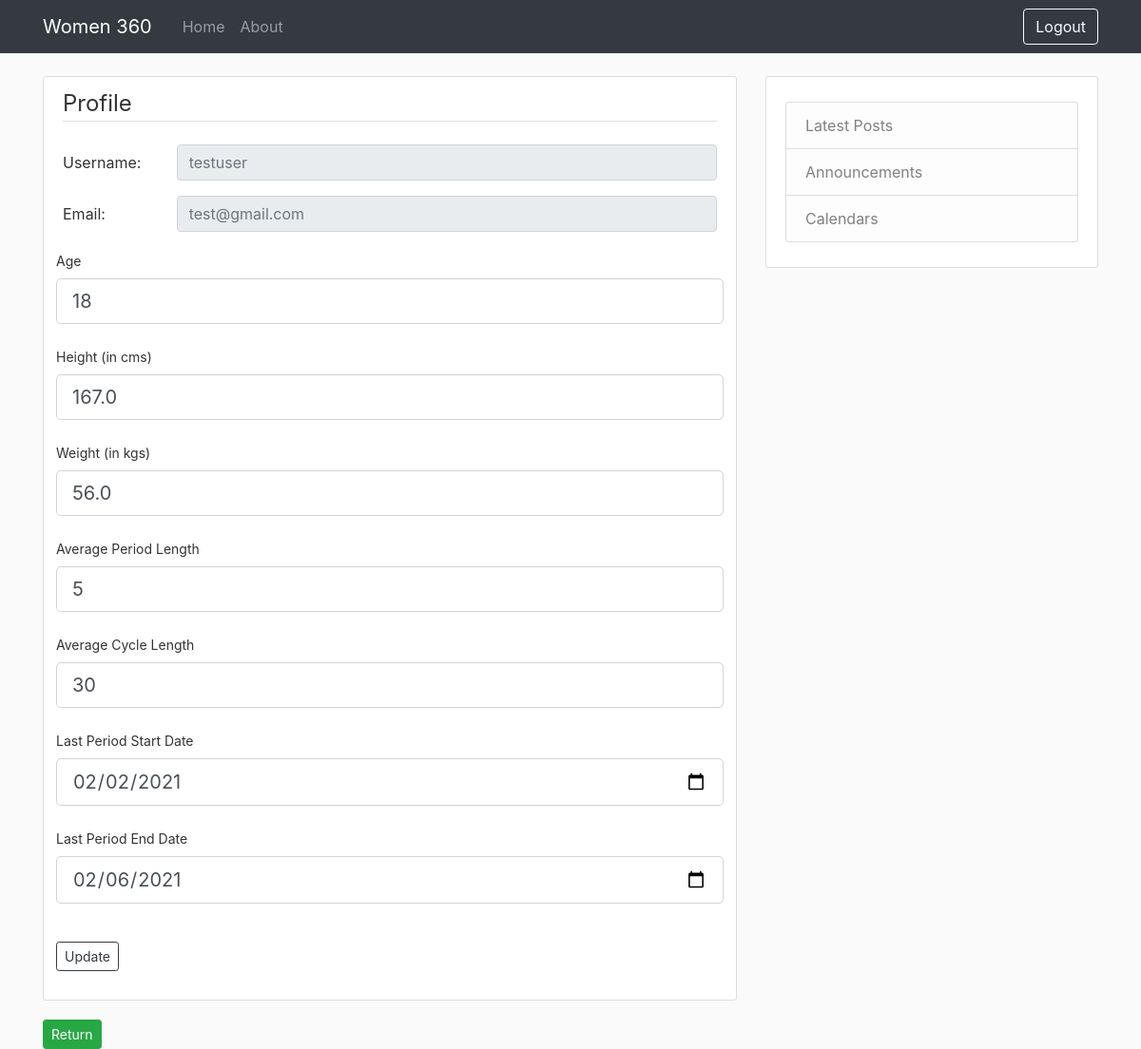
The app's page /update (signed in) with its own data.
### women360/models.py (models this page shows, shortened)
class User(db.Model, UserMixin):
    id = db.Column(db.Integer, primary_key=True)
    username = db.Column(db.String(20), unique=True, nullable=False)
    email = db.Column(db.String(120), unique=True, nullable=False)
    password = db.Column(db.String(60), nullable=False)
    fitnessData = db.relationship('FitnessData', backref='user')
    menstruationData = db.relationship('MenstruationData', backref='user')
    predictions = db.relationship('Predictions', backref='user')
    healthData = db.relationship('HealthData', backref='user')

class FitnessData(db.Model, UserMixin):
    id = db.Column(db.Integer, primary_key=True)
    timestamp = db.Column(db.DateTime(), default=datetime.datetime.utcnow)
    user_id = db.Column(db.Integer, db.ForeignKey('user.id'))
    age = db.Column(db.Integer, default = None)
    height = db.Column(db.Float, default = None)
    weight = db.Column(db.Float, default = None)
    avgPeriodLen = db.Column(db.Integer, default = None)
    avgCycleLen = db.Column(db.Integer, default = None)
    lastPeriodStart = db.Column(db.Date(), default = None)
    lastPeriodEnd = db.Column(db.Date(), default = None)

### women360/users/routes.py (the view)
@users.route("/update", methods=['GET', 'POST'])
@login_required
def update():
    fitnessData = FitnessData.query.filter_by(user_id=current_user.id).first()
    form = DataForm()
    if request.method == 'POST' and form.validate_on_submit():
        date_format = "%Y-%m-%d"
        startDate = datetime.strptime(escape(form.lastPeriodStart.data), date_format)
        endDate = datetime.strptime(escape(form.lastPeriodEnd.data), date_format)
        if fitnessData is None:
            fitnessData = FitnessData(user_id = current_user.id)
            db.session.add(fitnessData)
        fitnessData.age = form.age.data
        fitnessData.height = form.height.data
        fitnessData.weight = form.weight.data
        fitnessData.avgCycleLen = form.avgCycleLen.data
        fitnessData.avgPeriodLen = form.avgPeriodLen.data
        fitnessData.lastPeriodStart = startDate
        fitnessData.lastPeriodEnd = endDate
        predictions = Predictions.query.filter_by(user_id=current_user.id).first()
        if predictions is None:
            predictions = Predictions(user_id = current_user.id)
            db.session.add(predictions)
        predictions.updateNextPeriod([], fitnessData)
        db.session.commit()
        flash('Information successfully updated!')
        return redirect(url_for('home.homepage'))
    elif request.method == 'GET' and fitnessData:
        form.age.data = fitnessData.age
        form.height.data = fitnessData.height
        form.weight.data = fitnessData.weight
        form.avgCycleLen.data = fitnessData.avgCycleLen
        form.avgPeriodLen.data = fitnessData.avgPeriodLen
        form.lastPeriodStart.data = fitnessData.lastPeriodStart
        form.lastPeriodEnd.data = fitnessData.lastPeriodEnd
    return render_template('updateInfo.html', title='Update Profile', form=form, name = current_user.username, email = current_user.email, update = True)

### women360/users/forms.py (shortened to what this page needs)
class DataForm(FlaskForm):
    age = IntegerField('Age', validators = [DataRequired()])
    height = FloatField('Height (in cms)', validators=[DataRequired()])
    weight = FloatField('Weight (in kgs)', validators=[DataRequired()])
    avgPeriodLen = IntegerField('Average Period Length', validators=[DataRequired(), NumberRange(1, 15, "Inappropriate "
                                                                                                        "Period "
                                                                                                        "Length")])
    avgCycleLen = IntegerField('Average Cycle Length', validators=[DataRequired()])
    lastPeriodStart = DateField('Last Period Start Date', validators=[DataRequired()], format='%Y-%m-%d')
    lastPeriodEnd = DateField('Last Period End Date', validators=[DataRequired()], format='%Y-%m-%d')
    submit = SubmitField('Update')

### women360/models.py (called while the page is built)
@login_manager.user_loader
def load_user(user_id):
    return User.query.get(int(user_id))

### women360/templates/updateInfo.html (shortened to what this page needs)
{% extends "layout.html" %}
{% block content %}
    <div class="content-section">
        <form method="POST" action="">
            <fieldset class="form-group">
                <legend class="border-bottom mb-4">Profile</legend>
                <div class="form-group row">
                    <label class="col-sm-2 col-form-label">Username:</label>
                    <div class="col-sm-10">
                      <input class="form-control" type="text" placeholder= {{name}} readonly>
                    </div>
                </div>
                <div class="form-group row">
                    <label class="col-sm-2 col-form-label">Email:</label>
                    <div class="col-sm-10">
                    <input class="form-control" type="text" placeholder= {{email}} readonly>
                    </div>
                </div>
                <div class="form-group row form-control-sm">
                    {{ form.age.label(class="form-control-label") }}
                    {% if form.age.errors %}
                        {{ form.age(class="form-control form-control-lg is-invalid") }}
                        <div class="invalid-feedback">
                            {% for error in form.age.errors %}
                                <span>{{ error }}</span>
                            {% endfor %}
                        </div>
                    {% else %}
                        {{ form.age(class="form-control form-control-lg") }}
                    {% endif %}
                </div>
                <div class="form-group row form-control-sm">
                    {{ form.height.label(class="form-control-label") }}
                    {% if form.height.errors %}
                        {{ form.height(class="form-control form-control-lg is-invalid") }}
                        <div class="invalid-feedback">
                            {% for error in form.height.errors %}
                                <span>{{ error }}</span>
                            {% endfor %}
                        </div>
                    {% else %}
                        {{ form.height(class="form-control form-control-lg") }}
                    {% endif %}
                </div>
                <div class="form-group row form-control-sm">
                    {{ form.weight.label(class="form-control-label") }}
                    {% if form.weight.errors %}
                        {{ form.weight(class="form-control form-control-lg is-invalid") }}
                        <div class="invalid-feedback">
                            {% for error in form.weight.errors %}
                                <span>{{ error }}</span>
                            {% endfor %}
                        </div>
                    {% else %}
                        {{ form.weight(class="form-control form-control-lg") }}
                    {% endif %}
                </div>
                <div class="form-group row form-control-sm">
                    {{ form.avgPeriodLen.label(class="form-control-label") }}
                    {% if form.avgPeriodLen.errors %}
                        {{ form.avgPeriodLen(class="form-control form-control-lg is-invalid") }}
                        <div class="invalid-feedback">
                            {% for error in form.avgPeriodLen.errors %}
                                <span>{{ error }}</span>
                            {% endfor %}
                        </div>
                    {% else %}
                        {{ form.avgPeriodLen(class="form-control form-control-lg") }}
                    {% endif %}
                </div>
                <div class="form-group row form-control-sm">
                    {{ form.avgCycleLen.label(class="form-control-label") }}
                    {% if form.avgCycleLen.errors %}
                        {{ form.avgCycleLen(class="form-control form-control-lg is-invalid") }}
                        <div class="invalid-feedback">
                            {% for error in form.avgCycleLen.errors %}
                                <span>{{ error }}</span>
                            {% endfor %}
                        </div>
                    {% else %}
                        {{ form.avgCycleLen(class="form-control form-control-lg") }}
                    {% endif %}
                </div>
                <div class="form-group row form-control-sm">
                    {{ form.lastPeriodStart.label(class="form-control-label") }}
                    {% if form.lastPeriodStart.errors %}
                        {{ form.lastPeriodStart(class="form-control form-control-lg is-invalid") }}
                        <div class="invalid-feedback">
                            {% for error in form.lastPeriodStart.errors %}
                                <span>{{ error }}</span>
                            {% endfor %}
                        </div>
                    {% else %}
                        {{ form.lastPeriodStart(class="form-control form-control-lg") }}
                    {% endif %}
                </div>
                <div class="form-group row form-control-sm">
                    {{ form.lastPeriodEnd.label(class="form-control-label") }}
                    {% if form.lastPeriodEnd.errors %}
                        {{ form.lastPeriodEnd(class="form-control form-control-lg is-invalid") }}
                        <div class="invalid-feedback">
                            {% for error in form.lastPeriodEnd.errors %}
                                <span>{{ error }}</span>
                            {% endfor %}
                        </div>
                    {% else %}
                        {{ form.lastPeriodEnd(class="form-control form-control-lg") }}
                    {% endif %}
                </div>
            </fieldset>
            <div class="form-group row form-control-sm">
                {{ form.submit(class="btn btn-outline-dark btn-sm") }}
            </div>
        </form>
    </div>
    {% if update %}
        <a class="btn btn-success btn-sm" href="{{ url_for('home.homepage') }}">Return</a>
    {% endif %}
{% endblock content %}

### women360/static/main.css (style rules this page uses)
body { background: #fafafa; color: #333333; margin-top: 5rem; }
.content-section { background: #ffffff; padding: 10px 20px; border: 1px solid #dddddd; border-radius: 3px; margin-bottom: 20px; }

### records on screen
User: username "testuser", email "test@gmail.com"
FitnessData: age "18", height "167.0", weight "56.0", avgPeriodLen "5", avgCycleLen "30", lastPeriodStart "02/02/2021", lastPeriodEnd "02/06/2021"
